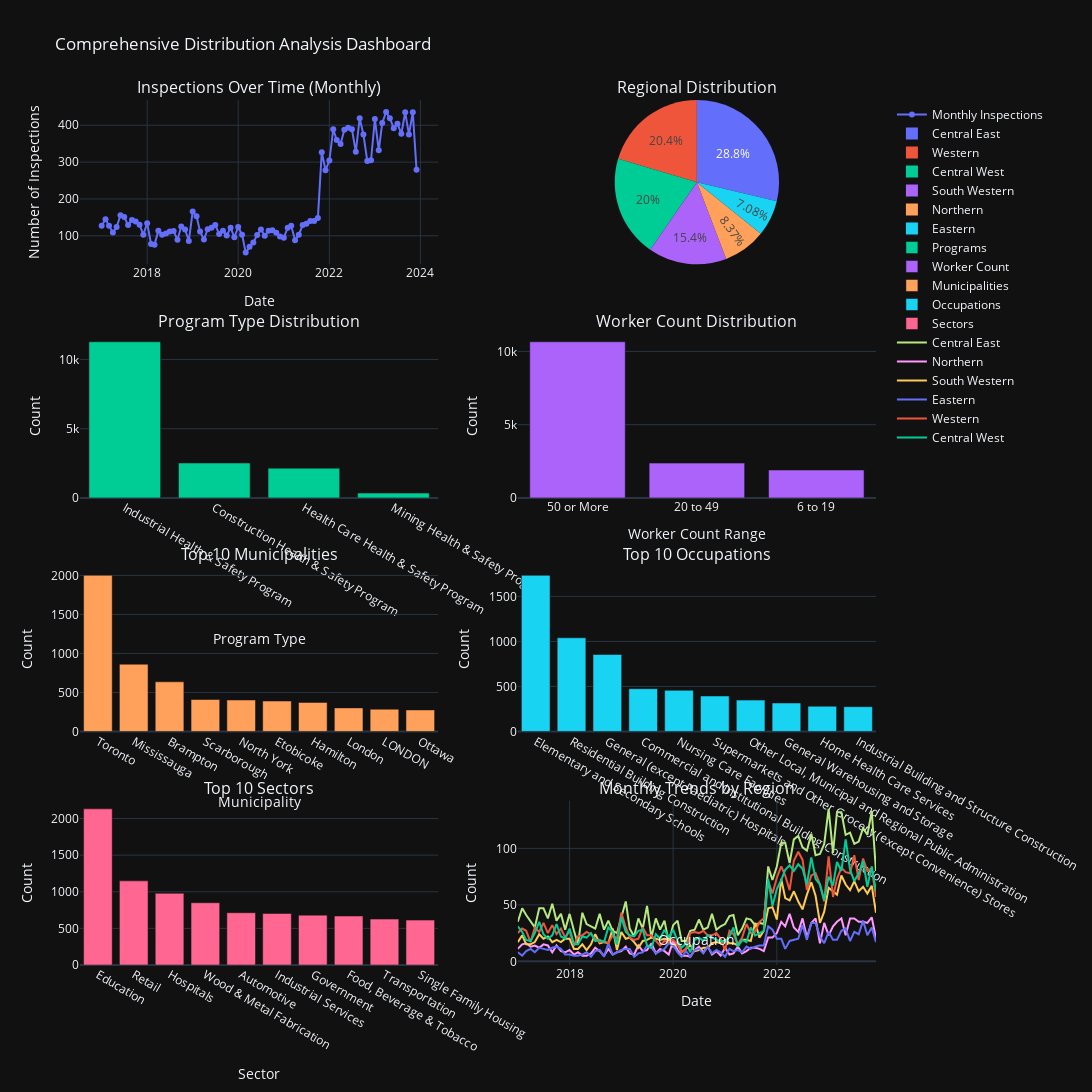

Notebook cell for this chart:
### Code cell
import pandas as pd
import plotly.graph_objects as go
import plotly.express as px
from plotly.subplots import make_subplots
import numpy as np
from datetime import datetime


# Create a single figure with multiple subplots for distribution analysis
fig = make_subplots(
    rows=4, cols=2,
    subplot_titles=(
        'Inspections Over Time (Monthly)',
        'Regional Distribution',
        'Program Type Distribution',
        'Worker Count Distribution',
        'Top 10 Municipalities',
        'Top 10 Occupations',
        'Top 10 Sectors',
        'Monthly Trends by Region'
    ),
    specs=[
        [{"type": "scatter"}, {"type": "pie"}],
        [{"type": "bar"}, {"type": "bar"}],
        [{"type": "bar"}, {"type": "bar"}],
        [{"type": "bar"}, {"type": "scatter"}]
    ],
    vertical_spacing=0.08,
    horizontal_spacing=0.1
)

# 1. Time Series of Inspections
monthly_data = dataset1.groupby(dataset1['EVENT DATE'].dt.to_period('M')).size().reset_index()
monthly_data.columns = ['Date', 'Count']
monthly_data['Date'] = monthly_data['Date'].astype(str).apply(lambda x: pd.to_datetime(x + '-01'))

fig.add_trace(
    go.Scatter(
        x=monthly_data['Date'],
        y=monthly_data['Count'],
        mode='lines+markers',
        name='Monthly Inspections'
    ),
    row=1, col=1
)

# 2. Regional Distribution
region_data = dataset1['REGION'].value_counts()
fig.add_trace(
    go.Pie(
        labels=region_data.index,
        values=region_data.values,
        name='Regions'
    ),
    row=1, col=2
)

# 3. Program Distribution
program_data = dataset1['Program'].value_counts()
fig.add_trace(
    go.Bar(
        x=program_data.index,
        y=program_data.values,
        name='Programs'
    ),
    row=2, col=1
)

# 4. Worker Count Distribution
worker_data = dataset1['WORKER COUNT'].value_counts()
fig.add_trace(
    go.Bar(
        x=worker_data.index,
        y=worker_data.values,
        name='Worker Count'
    ),
    row=2, col=2
)

# 5. Top 10 Municipalities
municipality_data = dataset1['MUNICIPALITY'].value_counts().head(10)
fig.add_trace(
    go.Bar(
        x=municipality_data.index,
        y=municipality_data.values,
        name='Municipalities'
    ),
    row=3, col=1
)

# 6. Top 10 Occupations
occupation_data = dataset1['OCCUPATION DESCRIPTION'].value_counts().head(10)
fig.add_trace(
    go.Bar(
        x=occupation_data.index,
        y=occupation_data.values,
        name='Occupations'
    ),
    row=3, col=2
)

# 7. Top 10 Sectors
sector_data = dataset1['SECTOR DESCRIPTION'].value_counts().head(10)
fig.add_trace(
    go.Bar(
        x=sector_data.index,
        y=sector_data.values,
        name='Sectors'
    ),
    row=4, col=1
)

# 8. Monthly Trends by Region
for region in dataset1['REGION'].unique():
    region_monthly = dataset1[dataset1['REGION'] == region].groupby(dataset1['EVENT DATE'].dt.to_period('M')).size().reset_index()
    region_monthly.columns = ['Date', 'Count']
    region_monthly['Date'] = region_monthly['Date'].astype(str).apply(lambda x: pd.to_datetime(x + '-01'))
    
    fig.add_trace(
        go.Scatter(
            x=region_monthly['Date'],
            y=region_monthly['Count'],
            name=region,
            mode='lines'
        ),
        row=4, col=2
    )

# Update layout
fig.update_layout(
    height=2000,
    width=1500,
    title_text="Comprehensive Distribution Analysis Dashboard",
    showlegend=True,
    template='plotly_dark'
)

# Update axes labels and formatting
fig.update_xaxes(title_text="Date", row=1, col=1)
fig.update_yaxes(title_text="Number of Inspections", row=1, col=1)

fig.update_xaxes(title_text="Program Type", row=2, col=1)
fig.update_yaxes(title_text="Count", row=2, col=1)

fig.update_xaxes(title_text="Worker Count Range", row=2, col=2)
fig.update_yaxes(title_text="Count", row=2, col=2)

fig.update_xaxes(title_text="Municipality", row=3, col=1)
fig.update_yaxes(title_text="Count", row=3, col=1)

fig.update_xaxes(title_text="Occupation", row=3, col=2)
fig.update_yaxes(title_text="Count", row=3, col=2)

fig.update_xaxes(title_text="Sector", row=4, col=1)
fig.update_yaxes(title_text="Count", row=4, col=1)

fig.update_xaxes(title_text="Date", row=4, col=2)
fig.update_yaxes(title_text="Count", row=4, col=2)

# Show the figure
fig.show()

# Calculate and display summary statistics
print("\
Summary Statistics:")
print("\
1. Total Inspections:", len(dataset1))
print("\
2. Regional Distribution:")
print(region_data.head())
print("\
3. Program Distribution:")
print(program_data.head())
print("\
4. Top 5 Municipalities:")
print(municipality_data.head())
print("\
5. Top 5 Occupations:")
print(occupation_data.head())
print("\
6. Top 5 Sectors:")
print(sector_data.head())
print("\
7. Worker Count Distribution:")
print(worker_data)
print("\
8. Monthly Statistics:")
print("Average monthly Inspections:", round(monthly_data['Count'].mean(), 2))
print("Maximum monthly Inspections:", monthly_data['Count'].max())
print("Minimum monthly Inspections:", monthly_data['Count'].min())
